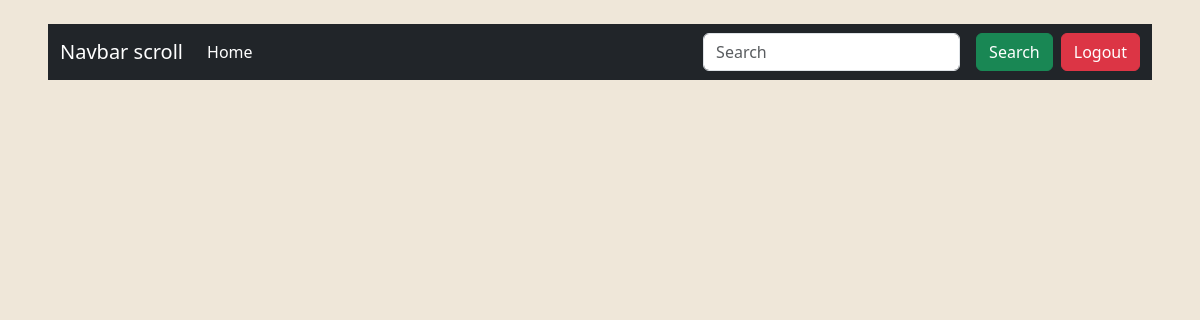
The app's page /transaction_bill/, older data.
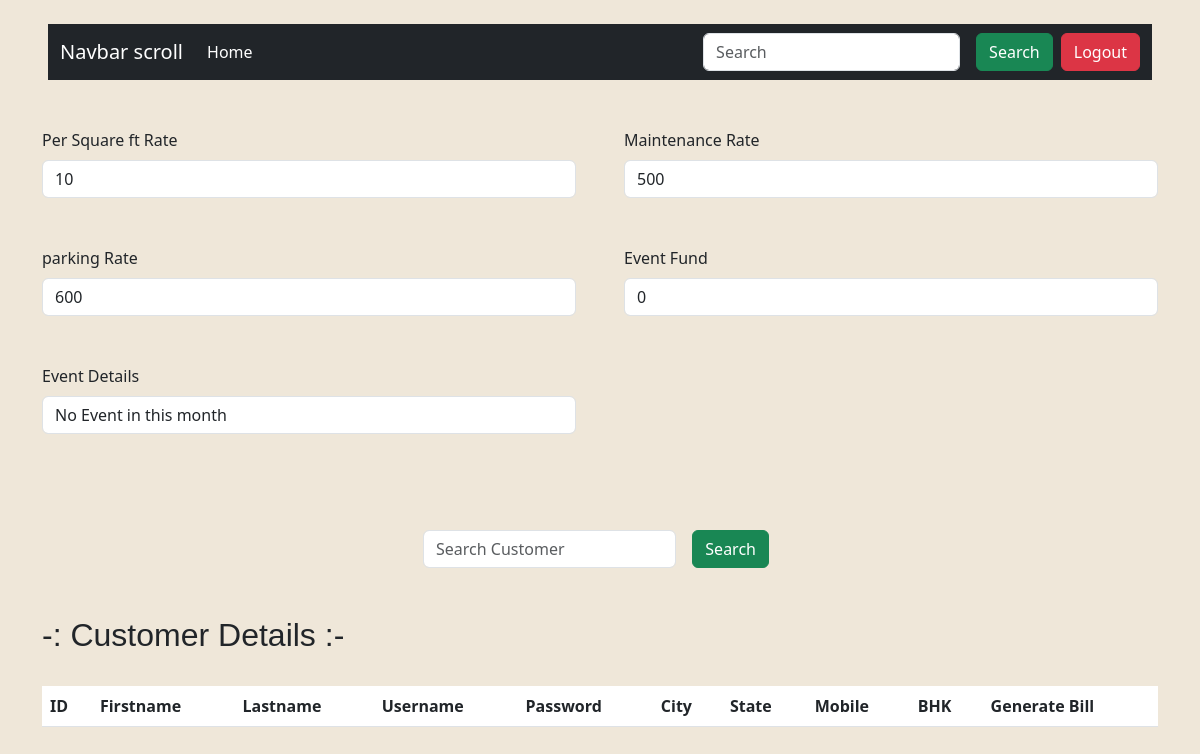
The same page, newer data.
### myapp/models.py (models this page shows)
class transactions_model (models.Model):
    created = models.DateTimeField(default=datetime.now(),blank=True)
    rate = models.IntegerField()
    maintenance_rate = models.IntegerField()
    parking = models.IntegerField()
    event_fund = models.IntegerField()
    event = models.CharField(max_length=100)

### myapp/views.py (the view, shortened to what this page needs)
# urls.py: path('transaction_bill/',views.transaction_bill),
def transaction_bill(request):
    memberdata = []
    square_foot = 0
    per_square_rate = 0
    Total_charges = 0
    category = request.session.get('category')
    trans_data = transactions_model.objects.all()
    for i in trans_data:
        print(i.rate)
        Ratepersq = i.rate
        maintenance_rate = i.maintenance_rate
        parking = i.parking
        event_fund = i.event_fund
    return render(request, 'transaction_bill.html', {'category': category, 'trans_data': trans_data, 'memberdata': memberdata, 'per_square_rate': per_square_rate, 'Total_charges': Total_charges})

### templates/transaction_bill.html (shortened to what this page needs)
{% extends "base.html"%}
{% block content %}
{% for i in trans_data %}
<div class="container my-5">
    <form method="post" class="row g-5">
        <div class="col-md-6">
            <label for="validationDefault01" class="form-label">Per Square ft Rate</label>
            <input type="number" class="form-control" value="{{i.rate}}" name="rate" id="validationDefault01">
        </div>
        <div class="col-md-6">
            <label for="validationDefault02" class="form-label">Maintenance Rate</label>
            <input type="number" value="{{i.maintenance_rate}}" name="maintenance_rate" class="form-control"
                id="validationDefault02">
        </div>
        <div class="col-md-6">
            <label for="validationDefault03" class="form-label">parking Rate</label>
            <input type="number" value="{{i.parking}}" name="parking" class="form-control" id="validationDefault03">
        </div>
        <div class="col-md-6">
            <label for="validationDefault04" class="form-label">Event Fund</label>
            <input type="number" value="{{i.event_fund}}" name="event_fund" id="validationDefault04"
                class="form-control">
        </div>
        <div class="col-md-6">
            <label for="validationDefault05" class="form-label">Event Details</label>
            <input type="text" value="{{i.event}}" name="event" id="validationDefault05" class="form-control">
        </div>
    </form>
</div>
<br> <br>
<div class="container" style="width: 10cm;">
    <form method="post" class="d-flex" role="search">
        <input class="form-control me-2" name="id" type="search" placeholder="Search Customer " aria-label="Search">
        <button class="btn btn-success mx-2" type="submit">Search</button>
    </form>
</div>
<br> <br>
<div class="container" style="font-family:'Franklin Gothic Medium', 'Arial Narrow', Arial, sans-serif ;">
    <h2>-: Customer Details :- </h2>
</div>
<br>
<div class="container">
    <table class="table">
        <thead>
            <tr>
                <th>ID</th>
                <th>Firstname</th>
                <th>Lastname</th>
                <th>Username</th>
                <th>Password</th>
                <th>City</th>
                <th>State</th>
                <th>Mobile</th>
                <th>BHK</th>
                <th>Generate Bill</th>
            </tr>
        </thead>
    </table>
</div>
{% endfor %}
{% endblock%}

Row changes from the older to the newer data that the page shows:
added transactions_model: rate "10", maintenance_rate "500", parking "600", event_fund "0", event "No Event in this month"
